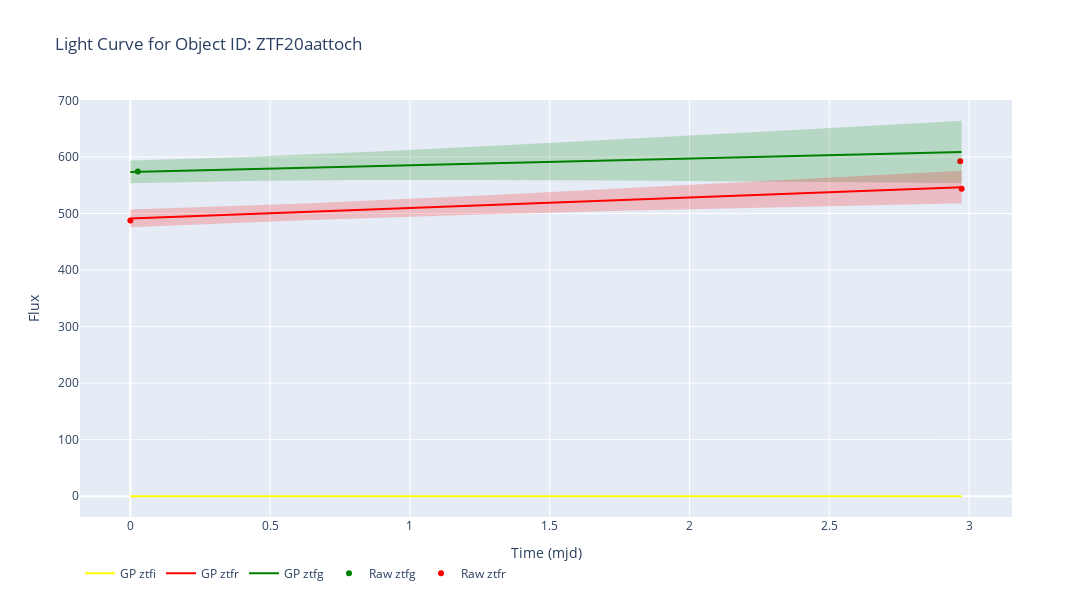
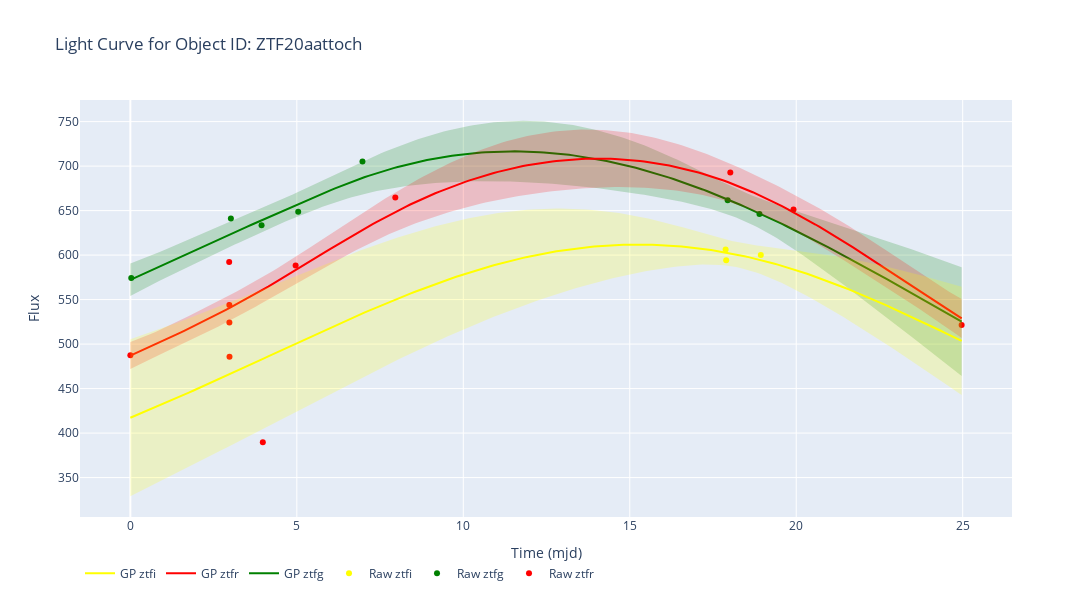
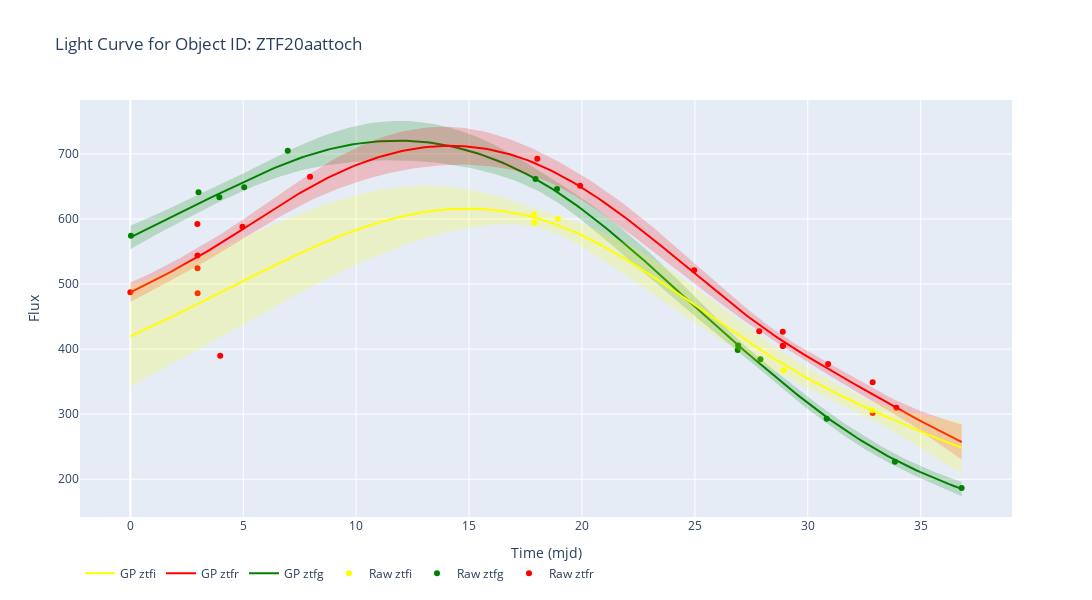
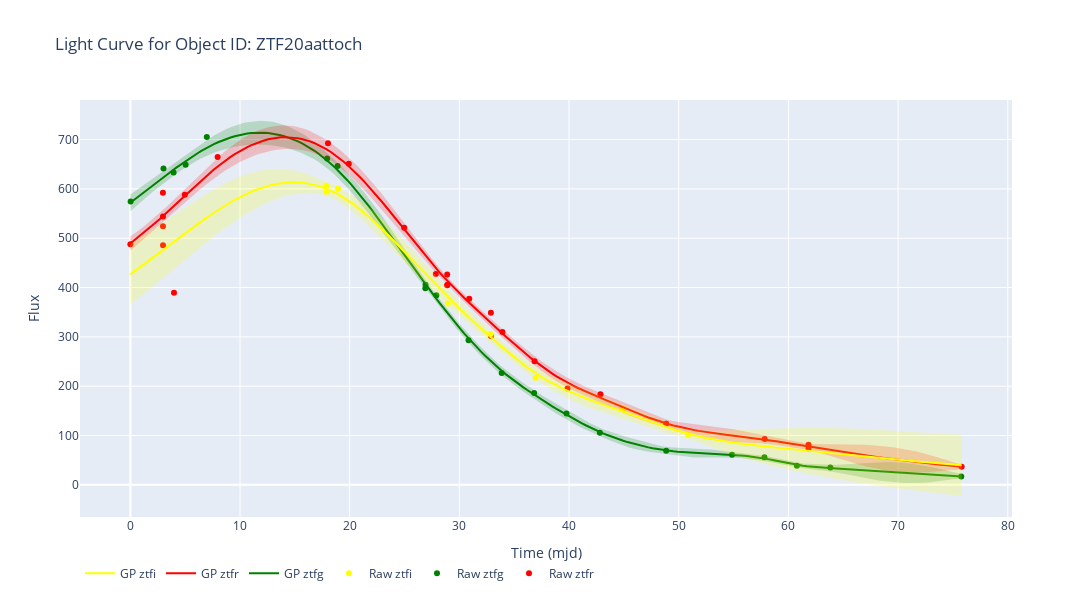

The notebook cell saved with these charts, in order:
### Code cell
for i in selected_index:
    print('Photometry preprocess at index:', i)
    photo_ready = DataPreprocessor.DataPreprocessor.cut_photometry(photo_df_process, metadata_df, i)
    gp_final = GaussianProcess.process_gaussian(photo_ready, kernel, number_gp=200)

    gp_final = complete_filter(gp_final)
    plot_data.plot_gp(photo_ready, gp_final)

### Figure 1 — Plotly figure (JSON) as saved in the notebook; plotly's stock layout.template omitted (floating-point values rounded to 4 significant figures; data arrays with more than 128 entries replaced by an {"elided": "..."} marker saying what was removed)
{"data": [{"hovertemplate": "mjd: %{x}<br>flux: %{y}<br>filter: %{text}<br>obj_id: ZTF20aattoch<br>", "marker": {"color": "rgba(255, 0, 0, 1.0)"}, "mode": "markers", "name": "Raw ztfr", "text": ["ztfr", "ztfr", "ztfr"], "type": "scatter", "x": [0, 2.968, 2.974], "y": [487.5, 592.3, 543.9]}, {"hovertemplate": "mjd: %{x}<br>flux: %{y}<br>filter: %{text}<br>obj_id: ZTF20aattoch<br>", "marker": {"color": "rgba(0, 128, 0, 1.0)"}, "mode": "markers", "name": "Raw ztfg", "text": ["ztfg"], "type": "scatter", "x": [0.02674], "y": [574.4]}, {"line": {"color": "rgba(0, 128, 0, 1.0)"}, "mode": "lines", "name": "GP ztfg", "type": "scatter", "x": {"elided": "200 float values"}, "y": {"elided": "200 float values"}}, {"line": {"color": "rgba(0, 128, 0, 0)"}, "mode": "lines", "name": "Upper Bound ztfg", "showlegend": false, "type": "scatter", "x": {"elided": "200 float values"}, "y": {"elided": "200 float values"}}, {"fill": "tonexty", "fillcolor": "rgba(0, 128, 0, 0.2)", "line": {"color": "rgba(0, 128, 0, 0)"}, "mode": "lines", "name": "Lower Bound ztfg", "showlegend": false, "type": "scatter", "x": {"elided": "200 float values"}, "y": {"elided": "200 float values"}}, {"line": {"color": "rgba(255, 0, 0, 1.0)"}, "mode": "lines", "name": "GP ztfr", "type": "scatter", "x": {"elided": "200 float values"}, "y": {"elided": "200 float values"}}, {"line": {"color": "rgba(255, 0, 0, 0)"}, "mode": "lines", "name": "Upper Bound ztfr", "showlegend": false, "type": "scatter", "x": {"elided": "200 float values"}, "y": {"elided": "200 float values"}}, {"fill": "tonexty", "fillcolor": "rgba(255, 0, 0, 0.2)", "line": {"color": "rgba(255, 0, 0, 0)"}, "mode": "lines", "name": "Lower Bound ztfr", "showlegend": false, "type": "scatter", "x": {"elided": "200 float values"}, "y": {"elided": "200 float values"}}, {"line": {"color": "rgba(255, 255, 0, 1.0)"}, "mode": "lines", "name": "GP ztfi", "type": "scatter", "x": {"elided": "200 float values"}, "y": {"elided": "200 int values"}}, {"line": {"color": "rgba(255, 255, 0, 0)"}, "mode": "lines", "name": "Upper Bound ztfi", "showlegend": false, "type": "scatter", "x": {"elided": "200 float values"}, "y": {"elided": "200 int values"}}, {"fill": "tonexty", "fillcolor": "rgba(255, 255, 0, 0.2)", "line": {"color": "rgba(255, 255, 0, 0)"}, "mode": "lines", "name": "Lower Bound ztfi", "showlegend": false, "type": "scatter", "x": {"elided": "200 float values"}, "y": {"elided": "200 int values"}}], "layout": {"height": 600, "legend": {"orientation": "h"}, "title": {"text": "Light Curve for Object ID: ZTF20aattoch"}, "width": 1200, "xaxis": {"title": {"text": "Time (mjd)"}}, "yaxis": {"title": {"text": "Flux"}}}}

### Figure 2 — Plotly figure (JSON) as saved in the notebook; plotly's stock layout.template omitted (floating-point values rounded to 4 significant figures; data arrays with more than 128 entries replaced by an {"elided": "..."} marker saying what was removed)
{"data": [{"hovertemplate": "mjd: %{x}<br>flux: %{y}<br>filter: %{text}<br>obj_id: ZTF20aattoch<br>", "marker": {"color": "rgba(255, 0, 0, 1.0)"}, "mode": "markers", "name": "Raw ztfr", "text": ["ztfr", "ztfr", "ztfr", "ztfr", "ztfr", "ztfr", "ztfr", "ztfr", "ztfr", "ztfr", "ztfr"], "type": "scatter", "x": [0, 2.968, 2.974, 2.974, 2.978, 3.979, 4.964, 7.958, 18.02, 19.92, 24.97], "y": [487.5, 592.3, 543.9, 524.1, 485.8, 389.7, 588.2, 664.8, 692.7, 651.2, 521.3]}, {"hovertemplate": "mjd: %{x}<br>flux: %{y}<br>filter: %{text}<br>obj_id: ZTF20aattoch<br>", "marker": {"color": "rgba(0, 128, 0, 1.0)"}, "mode": "markers", "name": "Raw ztfg", "text": ["ztfg", "ztfg", "ztfg", "ztfg", "ztfg", "ztfg", "ztfg"], "type": "scatter", "x": [0.02674, 3.019, 3.941, 5.042, 6.972, 17.94, 18.9], "y": [574.4, 641.2, 633.4, 648.7, 705.1, 661.6, 646.2]}, {"hovertemplate": "mjd: %{x}<br>flux: %{y}<br>filter: %{text}<br>obj_id: ZTF20aattoch<br>", "marker": {"color": "rgba(255, 255, 0, 1.0)"}, "mode": "markers", "name": "Raw ztfi", "text": ["ztfi", "ztfi", "ztfi"], "type": "scatter", "x": [17.88, 17.9, 18.94], "y": [606.4, 594.2, 600.2]}, {"line": {"color": "rgba(0, 128, 0, 1.0)"}, "mode": "lines", "name": "GP ztfg", "type": "scatter", "x": {"elided": "200 float values"}, "y": {"elided": "200 float values"}}, {"line": {"color": "rgba(0, 128, 0, 0)"}, "mode": "lines", "name": "Upper Bound ztfg", "showlegend": false, "type": "scatter", "x": {"elided": "200 float values"}, "y": {"elided": "200 float values"}}, {"fill": "tonexty", "fillcolor": "rgba(0, 128, 0, 0.2)", "line": {"color": "rgba(0, 128, 0, 0)"}, "mode": "lines", "name": "Lower Bound ztfg", "showlegend": false, "type": "scatter", "x": {"elided": "200 float values"}, "y": {"elided": "200 float values"}}, {"line": {"color": "rgba(255, 0, 0, 1.0)"}, "mode": "lines", "name": "GP ztfr", "type": "scatter", "x": {"elided": "200 float values"}, "y": {"elided": "200 float values"}}, {"line": {"color": "rgba(255, 0, 0, 0)"}, "mode": "lines", "name": "Upper Bound ztfr", "showlegend": false, "type": "scatter", "x": {"elided": "200 float values"}, "y": {"elided": "200 float values"}}, {"fill": "tonexty", "fillcolor": "rgba(255, 0, 0, 0.2)", "line": {"color": "rgba(255, 0, 0, 0)"}, "mode": "lines", "name": "Lower Bound ztfr", "showlegend": false, "type": "scatter", "x": {"elided": "200 float values"}, "y": {"elided": "200 float values"}}, {"line": {"color": "rgba(255, 255, 0, 1.0)"}, "mode": "lines", "name": "GP ztfi", "type": "scatter", "x": {"elided": "200 float values"}, "y": {"elided": "200 float values"}}, {"line": {"color": "rgba(255, 255, 0, 0)"}, "mode": "lines", "name": "Upper Bound ztfi", "showlegend": false, "type": "scatter", "x": {"elided": "200 float values"}, "y": {"elided": "200 float values"}}, {"fill": "tonexty", "fillcolor": "rgba(255, 255, 0, 0.2)", "line": {"color": "rgba(255, 255, 0, 0)"}, "mode": "lines", "name": "Lower Bound ztfi", "showlegend": false, "type": "scatter", "x": {"elided": "200 float values"}, "y": {"elided": "200 float values"}}], "layout": {"height": 600, "legend": {"orientation": "h"}, "title": {"text": "Light Curve for Object ID: ZTF20aattoch"}, "width": 1200, "xaxis": {"title": {"text": "Time (mjd)"}}, "yaxis": {"title": {"text": "Flux"}}}}

### Figure 3 — Plotly figure (JSON) as saved in the notebook; plotly's stock layout.template omitted (floating-point values rounded to 4 significant figures; data arrays with more than 128 entries replaced by an {"elided": "..."} marker saying what was removed)
{"data": [{"hovertemplate": "mjd: %{x}<br>flux: %{y}<br>filter: %{text}<br>obj_id: ZTF20aattoch<br>", "marker": {"color": "rgba(255, 0, 0, 1.0)"}, "mode": "markers", "name": "Raw ztfr", "text": ["ztfr", "ztfr", "ztfr", "ztfr", "ztfr", "ztfr", "ztfr", "ztfr", "ztfr", "ztfr", "ztfr", "ztfr", "ztfr", "ztfr", "ztfr", "ztfr", "ztfr", "ztfr", "ztfr"], "type": "scatter", "x": [0, 2.968, 2.974, 2.974, 2.978, 3.979, 4.964, 7.958, 18.02, 19.92, 24.97, 27.85, 28.89, 28.89, 28.89, 30.9, 32.87, 32.87, 33.92], "y": [487.5, 592.3, 543.9, 524.1, 485.8, 389.7, 588.2, 664.8, 692.7, 651.2, 521.3, 427.4, 426.7, 405.3, 404.6, 377.3, 348.9, 301.8, 309.9]}, {"hovertemplate": "mjd: %{x}<br>flux: %{y}<br>filter: %{text}<br>obj_id: ZTF20aattoch<br>", "marker": {"color": "rgba(0, 128, 0, 1.0)"}, "mode": "markers", "name": "Raw ztfg", "text": ["ztfg", "ztfg", "ztfg", "ztfg", "ztfg", "ztfg", "ztfg", "ztfg", "ztfg", "ztfg", "ztfg", "ztfg", "ztfg"], "type": "scatter", "x": [0.02674, 3.019, 3.941, 5.042, 6.972, 17.94, 18.9, 26.9, 26.92, 27.9, 30.84, 33.86, 36.81], "y": [574.4, 641.2, 633.4, 648.7, 705.1, 661.6, 646.2, 398.6, 405.5, 384.4, 293.2, 227.0, 186.4]}, {"hovertemplate": "mjd: %{x}<br>flux: %{y}<br>filter: %{text}<br>obj_id: ZTF20aattoch<br>", "marker": {"color": "rgba(255, 255, 0, 1.0)"}, "mode": "markers", "name": "Raw ztfi", "text": ["ztfi", "ztfi", "ztfi", "ztfi", "ztfi"], "type": "scatter", "x": [17.88, 17.9, 18.94, 28.93, 32.85], "y": [606.4, 594.2, 600.2, 367.6, 305.9]}, {"line": {"color": "rgba(0, 128, 0, 1.0)"}, "mode": "lines", "name": "GP ztfg", "type": "scatter", "x": {"elided": "200 float values"}, "y": {"elided": "200 float values"}}, {"line": {"color": "rgba(0, 128, 0, 0)"}, "mode": "lines", "name": "Upper Bound ztfg", "showlegend": false, "type": "scatter", "x": {"elided": "200 float values"}, "y": {"elided": "200 float values"}}, {"fill": "tonexty", "fillcolor": "rgba(0, 128, 0, 0.2)", "line": {"color": "rgba(0, 128, 0, 0)"}, "mode": "lines", "name": "Lower Bound ztfg", "showlegend": false, "type": "scatter", "x": {"elided": "200 float values"}, "y": {"elided": "200 float values"}}, {"line": {"color": "rgba(255, 0, 0, 1.0)"}, "mode": "lines", "name": "GP ztfr", "type": "scatter", "x": {"elided": "200 float values"}, "y": {"elided": "200 float values"}}, {"line": {"color": "rgba(255, 0, 0, 0)"}, "mode": "lines", "name": "Upper Bound ztfr", "showlegend": false, "type": "scatter", "x": {"elided": "200 float values"}, "y": {"elided": "200 float values"}}, {"fill": "tonexty", "fillcolor": "rgba(255, 0, 0, 0.2)", "line": {"color": "rgba(255, 0, 0, 0)"}, "mode": "lines", "name": "Lower Bound ztfr", "showlegend": false, "type": "scatter", "x": {"elided": "200 float values"}, "y": {"elided": "200 float values"}}, {"line": {"color": "rgba(255, 255, 0, 1.0)"}, "mode": "lines", "name": "GP ztfi", "type": "scatter", "x": {"elided": "200 float values"}, "y": {"elided": "200 float values"}}, {"line": {"color": "rgba(255, 255, 0, 0)"}, "mode": "lines", "name": "Upper Bound ztfi", "showlegend": false, "type": "scatter", "x": {"elided": "200 float values"}, "y": {"elided": "200 float values"}}, {"fill": "tonexty", "fillcolor": "rgba(255, 255, 0, 0.2)", "line": {"color": "rgba(255, 255, 0, 0)"}, "mode": "lines", "name": "Lower Bound ztfi", "showlegend": false, "type": "scatter", "x": {"elided": "200 float values"}, "y": {"elided": "200 float values"}}], "layout": {"height": 600, "legend": {"orientation": "h"}, "title": {"text": "Light Curve for Object ID: ZTF20aattoch"}, "width": 1200, "xaxis": {"title": {"text": "Time (mjd)"}}, "yaxis": {"title": {"text": "Flux"}}}}

### Figure 4 — Plotly figure (JSON) as saved in the notebook; plotly's stock layout.template omitted (floating-point values rounded to 4 significant figures; data arrays with more than 128 entries replaced by an {"elided": "..."} marker saying what was removed)
{"data": [{"hovertemplate": "mjd: %{x}<br>flux: %{y}<br>filter: %{text}<br>obj_id: ZTF20aattoch<br>", "marker": {"color": "rgba(255, 0, 0, 1.0)"}, "mode": "markers", "name": "Raw ztfr", "text": ["ztfr", "ztfr", "ztfr", "ztfr", "ztfr", "ztfr", "ztfr", "ztfr", "ztfr", "ztfr", "ztfr", "ztfr", "ztfr", "ztfr", "ztfr", "ztfr", "ztfr", "ztfr", "ztfr", "ztfr", "ztfr", "ztfr", "ztfr", "ztfr", "ztfr", "ztfr", "ztfr"], "type": "scatter", "x": [0, 2.968, 2.974, 2.974, 2.978, 3.979, 4.964, 7.958, 18.02, 19.92, 24.97, 27.85, 28.89, 28.89, 28.89, 30.9, 32.87, 32.87, 33.92, 36.86, 39.86, 42.86, 48.85, 57.84, 61.83, 61.83, 75.8], "y": [487.5, 592.3, 543.9, 524.1, 485.8, 389.7, 588.2, 664.8, 692.7, 651.2, 521.3, 427.4, 426.7, 405.3, 404.6, 377.3, 348.9, 301.8, 309.9, 250.6, 195.4, 183.5, 123.6, 92.74, 73.82, 81.14, 36.73]}, {"hovertemplate": "mjd: %{x}<br>flux: %{y}<br>filter: %{text}<br>obj_id: ZTF20aattoch<br>", "marker": {"color": "rgba(0, 128, 0, 1.0)"}, "mode": "markers", "name": "Raw ztfg", "text": ["ztfg", "ztfg", "ztfg", "ztfg", "ztfg", "ztfg", "ztfg", "ztfg", "ztfg", "ztfg", "ztfg", "ztfg", "ztfg", "ztfg", "ztfg", "ztfg", "ztfg", "ztfg", "ztfg", "ztfg", "ztfg"], "type": "scatter", "x": [0.02674, 3.019, 3.941, 5.042, 6.972, 17.94, 18.9, 26.9, 26.92, 27.9, 30.84, 33.86, 36.81, 39.77, 42.81, 48.86, 54.86, 57.81, 60.77, 63.82, 75.76], "y": [574.4, 641.2, 633.4, 648.7, 705.1, 661.6, 646.2, 398.6, 405.5, 384.4, 293.2, 227.0, 186.4, 144.7, 105.6, 69.06, 61.1, 56.03, 38.47, 35.05, 17.11]}, {"hovertemplate": "mjd: %{x}<br>flux: %{y}<br>filter: %{text}<br>obj_id: ZTF20aattoch<br>", "marker": {"color": "rgba(255, 255, 0, 1.0)"}, "mode": "markers", "name": "Raw ztfi", "text": ["ztfi", "ztfi", "ztfi", "ztfi", "ztfi", "ztfi", "ztfi", "ztfi"], "type": "scatter", "x": [17.88, 17.9, 18.94, 28.93, 32.85, 36.95, 44.9, 50.85], "y": [606.4, 594.2, 600.2, 367.6, 305.9, 217.1, 154.3, 101.8]}, {"line": {"color": "rgba(0, 128, 0, 1.0)"}, "mode": "lines", "name": "GP ztfg", "type": "scatter", "x": {"elided": "200 float values"}, "y": {"elided": "200 float values"}}, {"line": {"color": "rgba(0, 128, 0, 0)"}, "mode": "lines", "name": "Upper Bound ztfg", "showlegend": false, "type": "scatter", "x": {"elided": "200 float values"}, "y": {"elided": "200 float values"}}, {"fill": "tonexty", "fillcolor": "rgba(0, 128, 0, 0.2)", "line": {"color": "rgba(0, 128, 0, 0)"}, "mode": "lines", "name": "Lower Bound ztfg", "showlegend": false, "type": "scatter", "x": {"elided": "200 float values"}, "y": {"elided": "200 float values"}}, {"line": {"color": "rgba(255, 0, 0, 1.0)"}, "mode": "lines", "name": "GP ztfr", "type": "scatter", "x": {"elided": "200 float values"}, "y": {"elided": "200 float values"}}, {"line": {"color": "rgba(255, 0, 0, 0)"}, "mode": "lines", "name": "Upper Bound ztfr", "showlegend": false, "type": "scatter", "x": {"elided": "200 float values"}, "y": {"elided": "200 float values"}}, {"fill": "tonexty", "fillcolor": "rgba(255, 0, 0, 0.2)", "line": {"color": "rgba(255, 0, 0, 0)"}, "mode": "lines", "name": "Lower Bound ztfr", "showlegend": false, "type": "scatter", "x": {"elided": "200 float values"}, "y": {"elided": "200 float values"}}, {"line": {"color": "rgba(255, 255, 0, 1.0)"}, "mode": "lines", "name": "GP ztfi", "type": "scatter", "x": {"elided": "200 float values"}, "y": {"elided": "200 float values"}}, {"line": {"color": "rgba(255, 255, 0, 0)"}, "mode": "lines", "name": "Upper Bound ztfi", "showlegend": false, "type": "scatter", "x": {"elided": "200 float values"}, "y": {"elided": "200 float values"}}, {"fill": "tonexty", "fillcolor": "rgba(255, 255, 0, 0.2)", "line": {"color": "rgba(255, 255, 0, 0)"}, "mode": "lines", "name": "Lower Bound ztfi", "showlegend": false, "type": "scatter", "x": {"elided": "200 float values"}, "y": {"elided": "200 float values"}}], "layout": {"height": 600, "legend": {"orientation": "h"}, "title": {"text": "Light Curve for Object ID: ZTF20aattoch"}, "width": 1200, "xaxis": {"title": {"text": "Time (mjd)"}}, "yaxis": {"title": {"text": "Flux"}}}}
